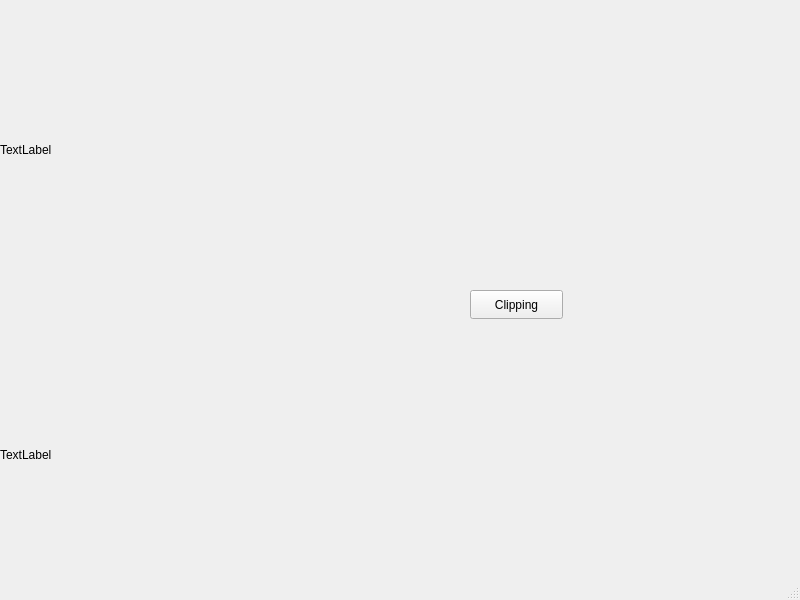
<?xml version="1.0" encoding="UTF-8"?>
<ui version="4.0">
 <class>MainWindow</class>
 <widget class="QMainWindow" name="MainWindow">
  <property name="geometry">
   <rect>
    <x>0</x>
    <y>0</y>
    <width>800</width>
    <height>600</height>
   </rect>
  </property>
  <property name="windowTitle">
   <string>MainWindow</string>
  </property>
  <widget class="QWidget" name="centralwidget">
   <widget class="QLabel" name="label">
    <property name="geometry">
     <rect>
      <x>0</x>
      <y>0</y>
      <width>300</width>
      <height>300</height>
     </rect>
    </property>
    <property name="text">
     <string>TextLabel</string>
    </property>
   </widget>
   <widget class="QPushButton" name="pushButton">
    <property name="geometry">
     <rect>
      <x>470</x>
      <y>290</y>
      <width>93</width>
      <height>29</height>
     </rect>
    </property>
    <property name="text">
     <string>Clipping</string>
    </property>
   </widget>
   <widget class="QLabel" name="label_2">
    <property name="geometry">
     <rect>
      <x>0</x>
      <y>305</y>
      <width>300</width>
      <height>300</height>
     </rect>
    </property>
    <property name="text">
     <string>TextLabel</string>
    </property>
   </widget>
  </widget>
  <widget class="QMenuBar" name="menubar">
   <property name="geometry">
    <rect>
     <x>0</x>
     <y>0</y>
     <width>800</width>
     <height>25</height>
    </rect>
   </property>
  </widget>
  <widget class="QStatusBar" name="statusbar"/>
 </widget>
 <resources/>
 <connections/>
</ui>
